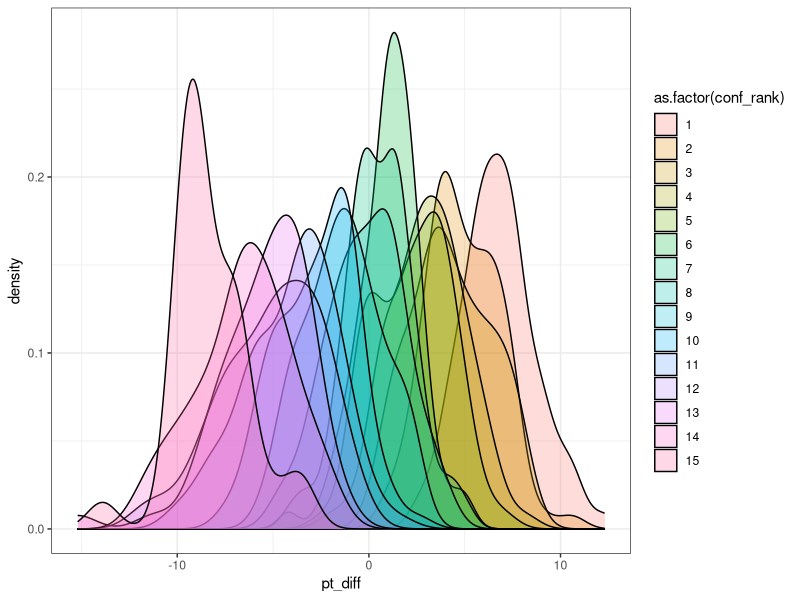
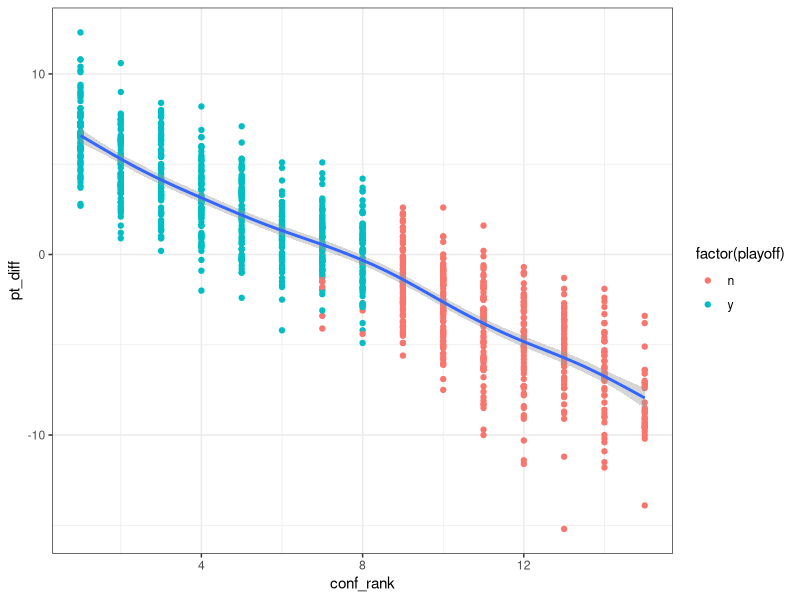
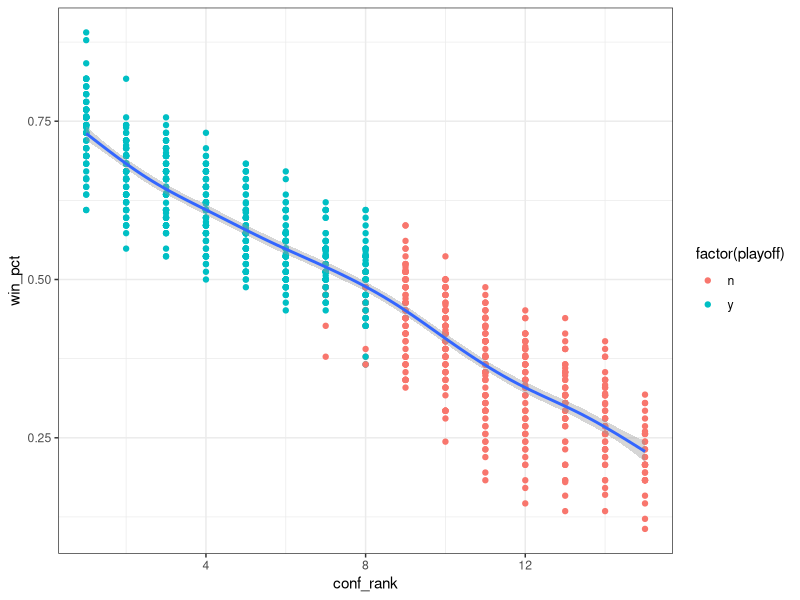

Source code (R) for these figures, in order:
# Find probabilities of a conference rank by point differential

# libraries
library(dplyr)
library(ggplot2)

# read in standings doc
setwd("C:/Users/fishe/Documents/nba_2017")
x <- read.csv("nba_standings_1977_2016.csv", stringsAsFactors = F)

### Visualizations of distribution
# density of x by conference rank
ggplot(x, aes(x = pt_diff, fill = as.factor(conf_rank))) +
  geom_density(alpha=0.25) + theme_bw()

# scatter plot comparing conf_rank and pt_diff
ggplot(x,aes(x = conf_rank, y = pt_diff)) +
  geom_point(aes(color = factor(playoff))) +
  stat_smooth() +
  theme_bw()

# scatter plot comparing conf_rank and wins
x %>% mutate(win_pct = w/(w+l)) %>%
ggplot(aes(x = conf_rank, y = win_pct)) +
  geom_point(aes(color = factor(playoff))) +
  stat_smooth() +
  theme_bw()

# What's the probability based on point differential a team will make a certain playoff spot?
# What's the chance of making the playoffs based on point differential?

filter(x, playoff =="y")

# range high-low pt diff by playoff spot
x %>% group_by(conf_rank, pt_diff) %>% mutate(avg = mean(pt_diff)) %>% 
  select(conf_rank, avg)  %>% 
  arrange(conf_rank)

# average pt_diff by conference rank
avg_pt_diff_conf_rank <- x %>% group_by(conf_rank) %>% summarise(count = n(), avg_pt_diff = mean(pt_diff))

## calculate z-score for entire standings
pop_sd <- sd(x$pt_diff)*sqrt((length(x$pt_diff)-1)/(length(x$pt_diff)))
pop_mean <- mean(x$pt_diff)

# z-score: pnorm([number], pop_mean, pop_sd)
# http://stats.seandolinar.com/calculating-z-scores-with-r/


## calculate z-score for standing based on conference rank
c1 <- x %>% filter(conf_rank == 1)
pop_sd1 <- sd(c1$pt_diff)*sqrt((length(c1$pt_diff)-1)/(length(c1$pt_diff)))
pop_mean1 <- mean(c1$pt_diff)

pnorm(0, pop_mean1, pop_sd1)

c2 <- x %>% filter(conf_rank == 2)
pop_sd2 <- sd(c2$pt_diff)*sqrt((length(c2$pt_diff)-2)/(length(c2$pt_diff)))
pop_mean2 <- mean(c2$pt_diff)

pnorm(0, pop_mean2, pop_sd2)

# Create list of point diffs from -50.0:50.0
seq(-50, 50, by = 0.1)

# Find probability of each point differential and conf_rank combination
# Choose the highest probability for each




